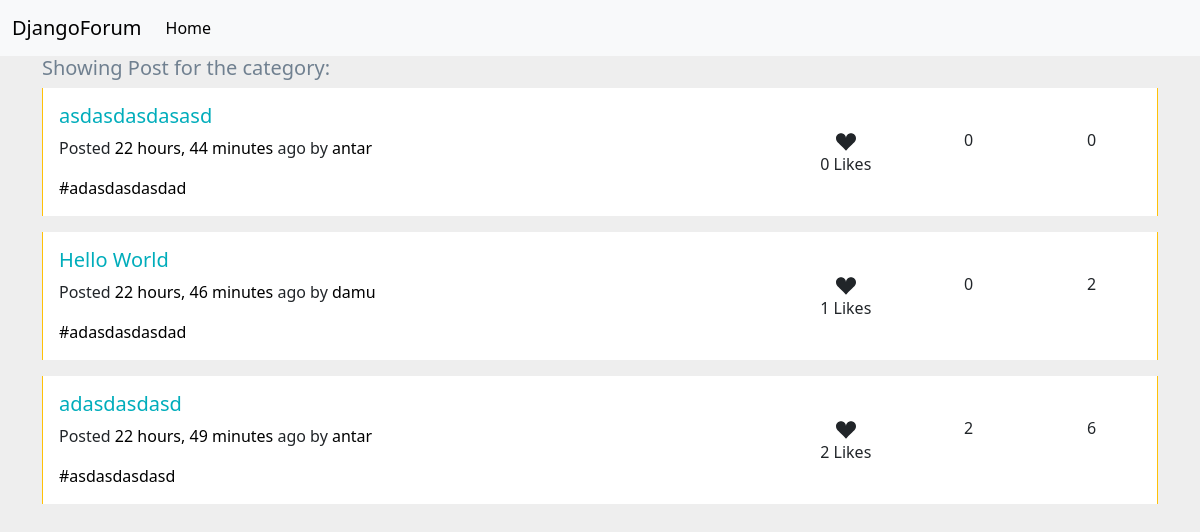
The page /post/category/1 on the database its author committed.
### posts/models.py (models this page shows, shortened)
class Post(models.Model):
    post_id = models.AutoField(primary_key=True)
    post_title = models.CharField(max_length=50)
    post_content = models.TextField()
    post_slug = models.SlugField(unique=True,null=True)
    post_tags = TaggableManager()
    post_likes = models.ManyToManyField(User,related_name='post_likes')
    post_created_at = models.DateTimeField(auto_now_add=True)
    post_created_by = models.ForeignKey(User,on_delete=models.CASCADE)
    post_category = models.ForeignKey(Category,on_delete=models.CASCADE)
    post_view_count = models.IntegerField(default=0)

class Comment(models.Model):
    comment_id = models.AutoField(primary_key=True)
    comment_content = models.TextField()
    comment_post = models.ForeignKey(Post,on_delete=models.CASCADE)
    comment_user = models.ForeignKey(User,on_delete=models.CASCADE,null=True)
    comment_created_at = models.DateTimeField(auto_now=True)

### posts/views.py (the view)
# urls.py: path("category/<int:category_id>",views.show_category_posts,name="show_category_posts"),
def show_category_posts(request,category_id):
    posts = Post.objects.filter(post_category=category_id).order_by("-post_created_at")
    context = {
        "posts":posts
    }
    return render(request,"category/show.html",context)

### templates/category/show.html (shortened to what this page needs)
{% extends 'layout.html' %}
{% block body %}
<div class="container">
<h5>Showing Post for the category: </h5>
{% for post in posts %}
    {% include 'includes/post.html' %}
{% endfor %}
</div>
{% endblock body %}

### templates/includes/post.html (shortened to what this page needs)
{% load hitcount_tags %}
<div
class="card row-hover pos-relative py-3 px-3 mb-3 border-warning border-top-0 border-right-0 border-bottom-0 rounded-0"
>
<div class="row align-items-center">
  <div class="col-md-8 mb-3 mb-sm-0">
    <h5>
      <a href="{% url 'show_post' post.post_slug %}" class="text-primary">{{post.post_title}}</a>
    </h5>
    <p class="text-sm">
      <span class="op-6">Posted</span>
      <a class="text-black" href="#">{{post.post_created_at | timesince}}</a>
      <span class="op-6">ago by</span>
      <a class="text-black" href="#">{{post.post_created_by}}</a>
    </p>
    <div class="text-sm op-5">
      {% for tag in post.post_tags.all %}
      <a class="text-black mr-2" href="#">#{{tag}}</a>
      {% endfor %}
    </div>
  </div>
  <div class="col-md-4 op-7">
    <div class="row text-center op-7">
      <div class="col px-1">
        <svg xmlns="http://www.w3.org/2000/svg" width="20" height="20" fill="currentColor" class="bi bi-suit-heart-fill" viewBox="0 0 16 16">
          <path d="M4 1c2.21 0 4 1.755 4 3.92C8 2.755 9.79 1 12 1s4 1.755 4 3.92c0 3.263-3.234 4.414-7.608 9.608a.513.513 0 0 1-.784 0C3.234 9.334 0 8.183 0 4.92 0 2.755 1.79 1 4 1z"/>
        </svg>
        <span class="d-block text-sm"> {{post.post_likes.count}} Likes</span>
      </div>
      <div class="col px-1">
        <span class="d-block text-sm">{{post.comment_set.all|length}}</span>
      </div>
      <div class="col px-1">
        <span class="d-block text-sm">{{post.post_view_count}}</span>
      </div>
    </div>
  </div>
</div>
</div>

### templates/category/show.html (style rules this page uses)
body { background: #eee; color: #708090; }
a { text-decoration: none; }
.text-primary, a.text-primary:focus, a.text-primary:hover { color: #00adbb !important; }
.text-black, .text-hover-black:hover { color: #000 !important; }

### rows shown on the page
Post: post_title "asdasdasdasasd", post_created_at "22 hours, 44 minutes", post_created_by "antar", post_likes.count "0", comment_set.all|length "0", post_view_count "0"
Tag: name "adasdasdasdad"
Post: post_title "Hello World", post_created_at "22 hours, 46 minutes", post_created_by "damu", post_likes.count "1", comment_set.all|length "0", post_view_count "2"
Post: post_title "adasdasdasd", post_created_at "22 hours, 49 minutes", post_created_by "antar", post_likes.count "2", comment_set.all|length "2", post_view_count "6"
Tag: name "asdasdasdasd"
